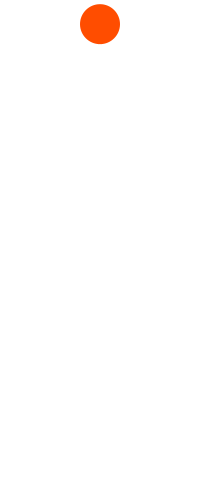
Frame 1 (no input)
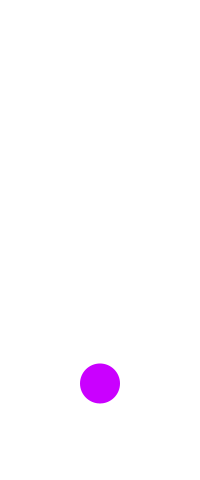
Frame 60 (the mouse pressed at the canvas centre just before this capture)
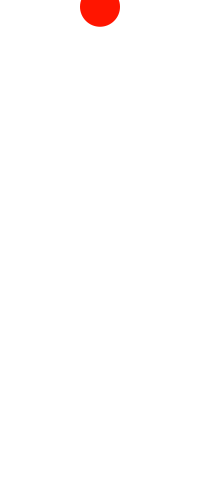
Frame 120 (the mouse held since frame 60 and released just before this capture)

The Processing sketch that drew these frames (run headless with seeded random() and noise(); from frame 60 on, the mouse is pressed at the canvas centre):

// Processing sketch: ball_y3
// ── ball_y3.pde
// 定数
final float gravity = 9.8 / 60;  // <-- 1/60秒あたりの重力加速度
final int fps =60;
final int d = 40;
final int x = 100;
final float y0 = 20;
final float vy0 = 4;
final float elas = 0.98;
final float dy = 0.75;
// 変数
float y;                         // <-- ボールのy座標
float vy;                        // <-- ボールの速度のy成分
void setup() {
  size(200, 480);
  noStroke();
  fill(0, 0, 0);
  y = y0;
  vy = vy0;
  frameRate(fps);
  colorMode(HSB, 360, 100, 100);
}

void draw() {
  vy += gravity;    // <-- 速度に重力加速度を加算する
  y += vy;          // <-- ボールが速度ぶん移動する
  background(0, 0, 100);
  if (y==0) {
    fill(0, 100, 100);
  } else {
    fill(y*dy, 100, 100);
  }

  if (y>=460) {
    vy = -vy*elas;
    ellipse(x, height-d/2, d, d);
  } else {
    ellipse(x, y, d, d);
  }
}
